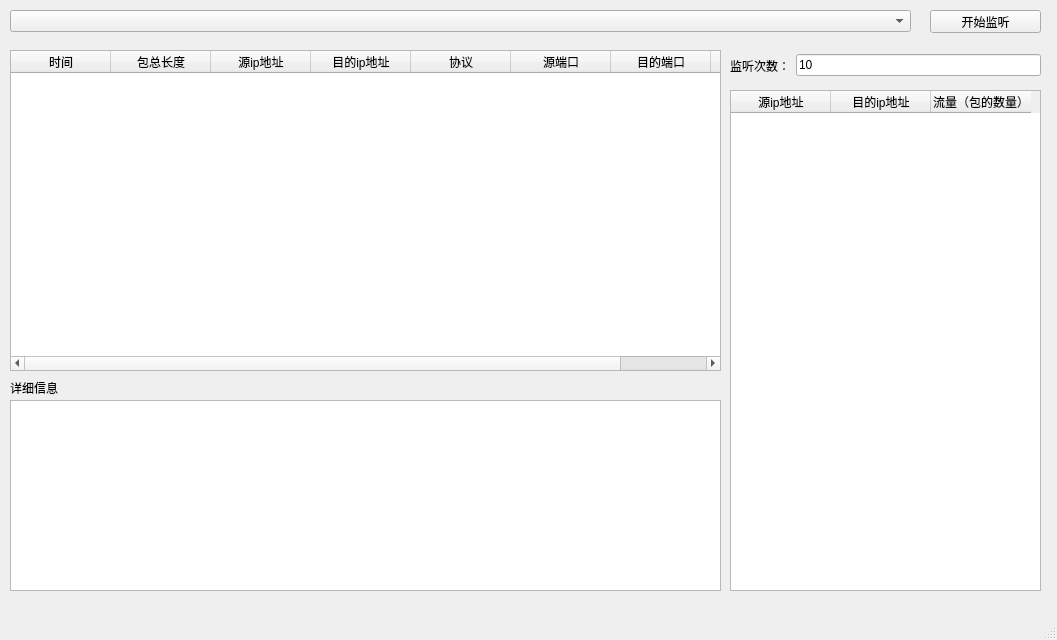
<?xml version="1.0" encoding="UTF-8"?>
<ui version="4.0">
 <class>sniffer</class>
 <widget class="QMainWindow" name="sniffer">
  <property name="geometry">
   <rect>
    <x>0</x>
    <y>0</y>
    <width>1057</width>
    <height>640</height>
   </rect>
  </property>
  <property name="minimumSize">
   <size>
    <width>1057</width>
    <height>640</height>
   </size>
  </property>
  <property name="windowTitle">
   <string>sniffer</string>
  </property>
  <widget class="QWidget" name="centralwidget">
   <widget class="QComboBox" name="adapters">
    <property name="geometry">
     <rect>
      <x>10</x>
      <y>10</y>
      <width>901</width>
      <height>22</height>
     </rect>
    </property>
   </widget>
   <widget class="QPushButton" name="selectBtn">
    <property name="geometry">
     <rect>
      <x>930</x>
      <y>10</y>
      <width>111</width>
      <height>23</height>
     </rect>
    </property>
    <property name="text">
     <string>开始监听</string>
    </property>
   </widget>
   <widget class="QTableWidget" name="PCITable">
    <property name="geometry">
     <rect>
      <x>10</x>
      <y>50</y>
      <width>711</width>
      <height>321</height>
     </rect>
    </property>
    <column>
     <property name="text">
      <string>时间</string>
     </property>
    </column>
    <column>
     <property name="text">
      <string>包总长度</string>
     </property>
    </column>
    <column>
     <property name="text">
      <string>源ip地址</string>
     </property>
    </column>
    <column>
     <property name="text">
      <string>目的ip地址</string>
     </property>
    </column>
    <column>
     <property name="text">
      <string>协议</string>
     </property>
    </column>
    <column>
     <property name="text">
      <string>源端口</string>
     </property>
    </column>
    <column>
     <property name="text">
      <string>目的端口</string>
     </property>
    </column>
    <column>
     <property name="text">
      <string>存活时间</string>
     </property>
    </column>
   </widget>
   <widget class="QTableWidget" name="trafficTable">
    <property name="geometry">
     <rect>
      <x>730</x>
      <y>90</y>
      <width>311</width>
      <height>501</height>
     </rect>
    </property>
    <column>
     <property name="text">
      <string>源ip地址</string>
     </property>
    </column>
    <column>
     <property name="text">
      <string>目的ip地址</string>
     </property>
    </column>
    <column>
     <property name="text">
      <string>流量（包的数量）</string>
     </property>
    </column>
   </widget>
   <widget class="QWidget" name="horizontalLayoutWidget">
    <property name="geometry">
     <rect>
      <x>730</x>
      <y>50</y>
      <width>311</width>
      <height>31</height>
     </rect>
    </property>
    <layout class="QHBoxLayout" name="horizontalLayout">
     <item>
      <widget class="QLabel" name="label">
       <property name="text">
        <string>监听次数：</string>
       </property>
      </widget>
     </item>
     <item>
      <widget class="QLineEdit" name="captimeText">
       <property name="text">
        <string>10</string>
       </property>
      </widget>
     </item>
    </layout>
   </widget>
   <widget class="QTextEdit" name="PCIText">
    <property name="geometry">
     <rect>
      <x>10</x>
      <y>400</y>
      <width>711</width>
      <height>191</height>
     </rect>
    </property>
   </widget>
   <widget class="QLabel" name="label_2">
    <property name="geometry">
     <rect>
      <x>10</x>
      <y>380</y>
      <width>72</width>
      <height>15</height>
     </rect>
    </property>
    <property name="text">
     <string>详细信息</string>
    </property>
   </widget>
  </widget>
  <widget class="QMenuBar" name="menubar">
   <property name="geometry">
    <rect>
     <x>0</x>
     <y>0</y>
     <width>1057</width>
     <height>23</height>
    </rect>
   </property>
  </widget>
  <widget class="QStatusBar" name="statusbar"/>
 </widget>
 <resources/>
 <connections/>
</ui>
